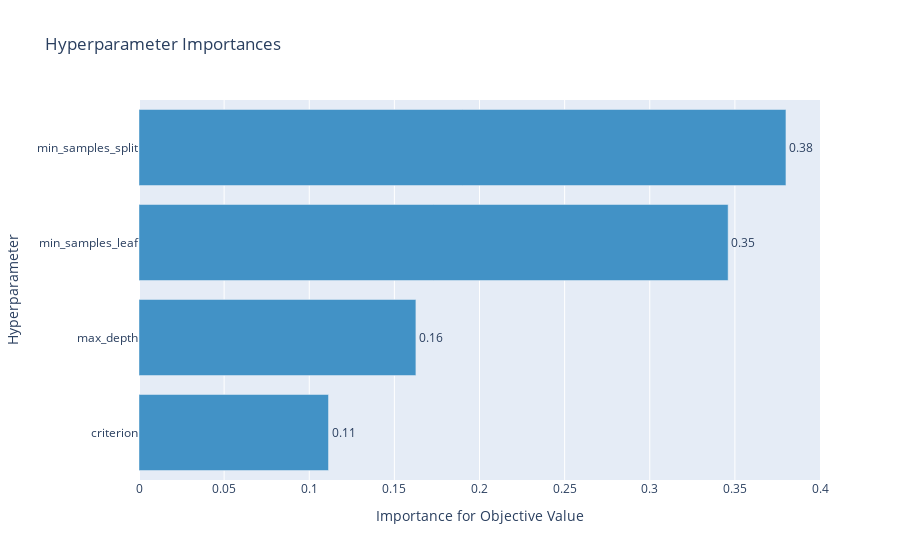

Write notebook code for a chart like this one.
### Code cell
plot_param_importances(study)

### Figure 1 — Plotly figure (JSON) as saved in the notebook; plotly's stock layout.template omitted (floating-point values rounded to 4 significant figures)
{"data": [{"cliponaxis": false, "hovertemplate": ["criterion (CategoricalDistribution): 0.11131413384494308<extra></extra>", "max_depth (IntUniformDistribution): 0.16264333000189932<extra></extra>", "min_samples_leaf (IntUniformDistribution): 0.34604389178175127<extra></extra>", "min_samples_split (IntUniformDistribution): 0.37999864437140635<extra></extra>"], "marker": {"color": "rgb(66,146,198)"}, "orientation": "h", "text": ["0.11131413384494308", "0.16264333000189932", "0.34604389178175127", "0.37999864437140635"], "textposition": "outside", "texttemplate": "%{text:.2f}", "type": "bar", "x": [0.1113, 0.1626, 0.346, 0.38], "y": ["criterion", "max_depth", "min_samples_leaf", "min_samples_split"]}], "layout": {"showlegend": false, "title": {"text": "Hyperparameter Importances"}, "xaxis": {"title": {"text": "Importance for Objective Value"}}, "yaxis": {"title": {"text": "Hyperparameter"}}}}
